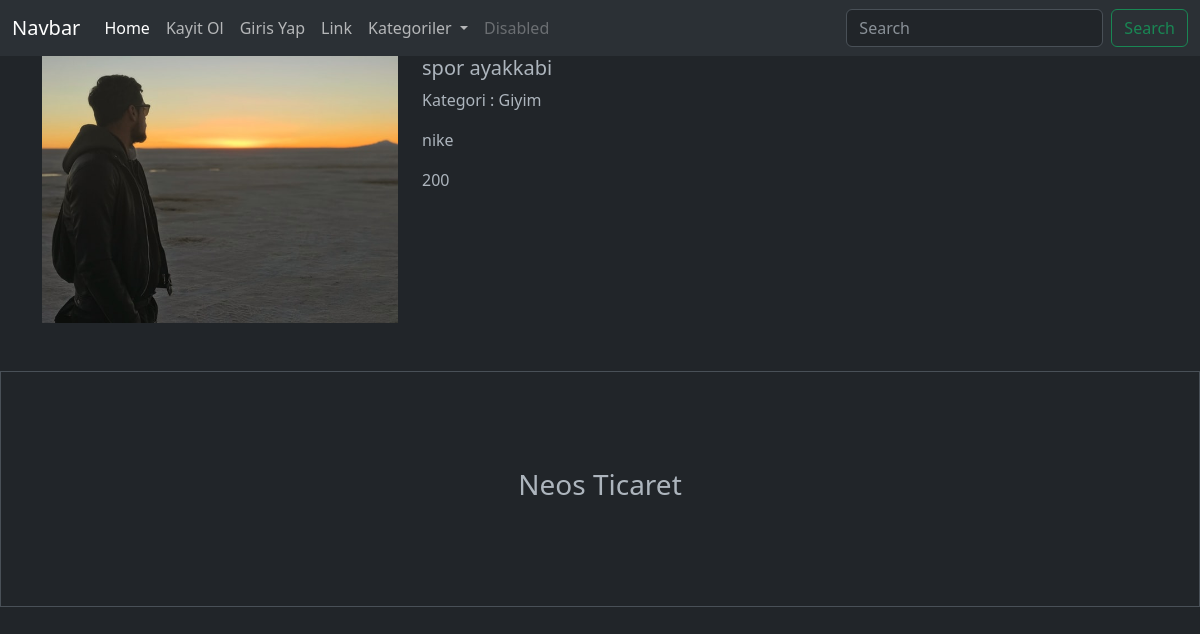
The page /urun-detay/3 on the database its author committed.
### urunler/models.py (models this page shows, shortened)
class Urun(models.Model):
    satici = models.ForeignKey(User , on_delete=models.CASCADE , null=True)
    kategori = models.ForeignKey(Kategori , on_delete=models.SET_NULL , null=True)
    altkategori = models.ManyToManyField(AltKategori)
    seriNo = models.OneToOneField(Tek , on_delete = models.CASCADE , null=True , blank=True)
    isim = models.CharField(max_length=100)
    aciklama = models.TextField(max_length=1000)
    fiyat = models.IntegerField()
    resim = models.FileField(upload_to='urunler/', null=True)

class Kategori(models.Model):
    isim = models.CharField(max_length=100)

### urunler/views.py (the view)
# urls.py: path('urun-detay/<int:urunId>' , product , name='urun'),
def product(request , urunId):
    urunum = Urun.objects.get(id = urunId)
    context = {
        'urun':urunum
    }
    return render(request , 'urun.html' , context)

### urunler/templates/urun.html (shortened to what this page needs)
{% extends "index.html" %}
{% load static%}
      {% block content %}
      <div class="container">
        <div class="row">
            <div class="col-4">
                <img src="{{urun.resim.url}}" width="100%" alt="">
            </div>
            <div class="col-8">
                <h5>{{urun.isim}}</h5>
                <p>Kategori : {{urun.kategori.isim}}</p>
                <p>{{urun.aciklama}}</p>
                <p>{{urun.fiyat}}</p>
            </div>
        </div>
      </div>
      {% endblock content %}

### rows shown on the page
Urun: resim (picture), isim "spor ayakkabi", kategori.isim "Giyim", aciklama "nike", fiyat "200"
